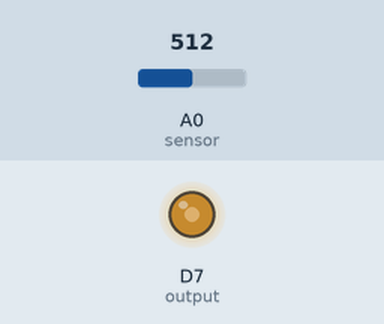
A sketch run on a simulated ESP8266 (NodeMCU). On the bench: output pins drawn as LEDs (lit = HIGH). The inputs (shaded band) are chosen by the test bench; at power-on: A0 (sensor) = 512.

Above: at 1.2 s.
1.3 s: A0 (sensor) set to 716
At 2.5 s:
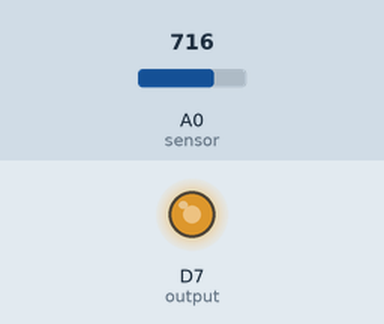
2.8 s: A0 (sensor) set to 900
At 3.8 s:
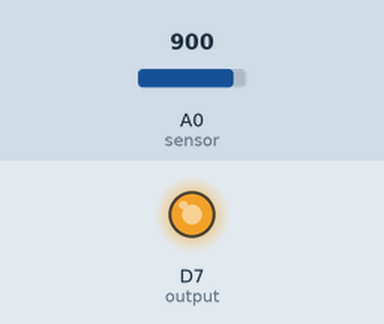
4.3 s: A0 (sensor) set to 122
At 5.0 s:
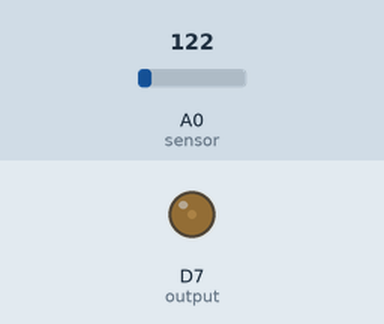
5.8 s: A0 (sensor) set to 0
At 6.1 s:
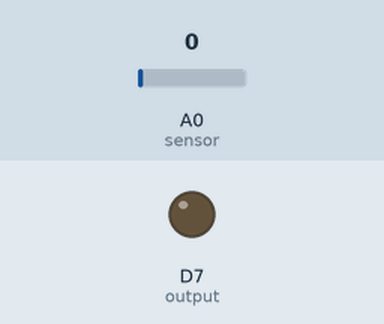
Timing chart, 0 to 8.3 s (numbered marks = the images above; inputs shaded):
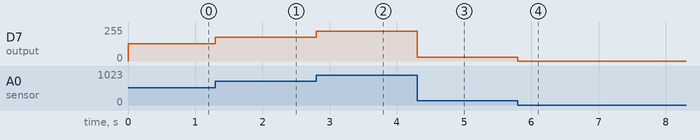

Measured:
- after the input at 1.3 s, D7 (output): 128/255 → 179/255 at once
- after the input at 2.8 s, D7 (output): 179/255 → 225/255 at once
- after the input at 4.3 s, D7 (output): 225/255 → 30/255 at once
- after the input at 5.8 s, D7 (output): 30/255 → 0/255 at once

The sketch:

IoTWorkshop_PWM.ino
```cpp
/*
  Conditionals - If statement

  This example demonstrates the use of if() statements.
  It reads the state of a potentiometer (an analog input) and turns on an LED.

  The circuit:
  - potentiometer
    Center pin of the potentiometer goes to analog pin 0.
    Side pins of the potentiometer go to +5V and ground.
  - LED connected from digital pin 13 to ground

  - Note: On most Arduino boards, there is already an LED on the board connected
    to pin 13, so you don't need any extra components for this example.

https://www.engineersgarage.com/arduino/fading-led-with-potentiometer-using-arduino/
  modified 11 Nov 2019
  by Ryan Moore
*/

int sensor=A0;  //Analog 0 pin named as sensor
int output=D7;   //Pin-7 is declared as output

void setup()
{
pinMode(output, OUTPUT); //Pin-7 is declared as output
//We dont need to declare the A0 pin as input since it is predefined as input
}

void loop()
{
int reading=analogRead(sensor); //Reading the voltage out by potentiometer
int bright=reading/4;           //Dividing reading by 4 to bring it in range of 0 - 255
//delay(500);                     //Delay is not necessary you can remove it
analogWrite(output, bright);    //Finally outputting the read value on pin-9 fading led
}
```
